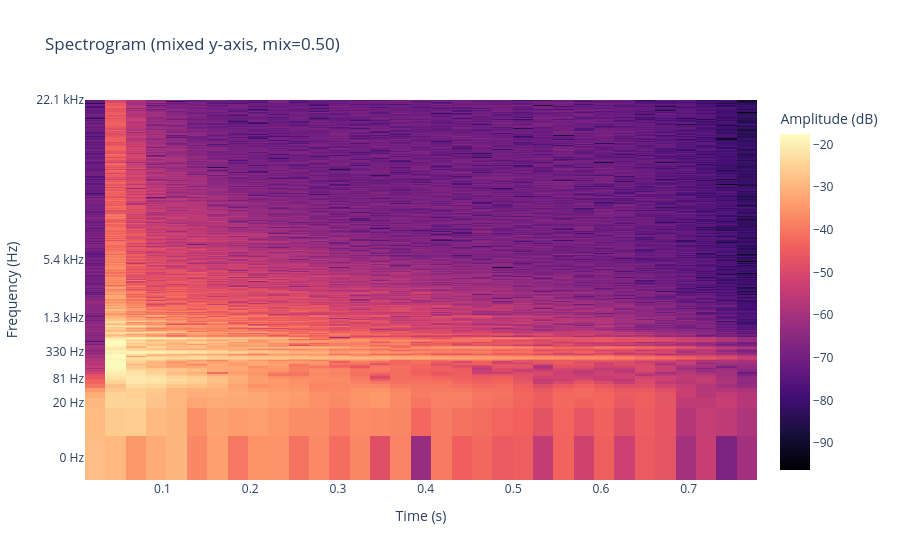

The notebook cell saved with this chart:
### Code cell
from audiospylt.audio_utils import plot_spectrogram

# Spectrogram parameters (allowed ranges/examples inline):
# y_axis_mode: 'linear' | 'log' | 'mel' | 'mixed'
# y_axis_mix: [0,1] only used when y_axis_mode='mixed' (0=linear spacing, 1=log-like spacing)
# mixed_log_floor_hz: >0 only used when y_axis_mode='mixed' (prevents log singularity near 0 Hz)
# n_fft: >0 (e.g., 1024/2048/4096)
# window_type: scipy window name (e.g., 'hann','hamming','blackman')
# overlap: [0, <0.95) fraction of window (0.75 = 75% overlap)
# oversample_factor: >=1.0 zero-padding multiplier (1.0 = none)
# mel_bins: >0 (typical 64/128/256) [used in 'mel' mode]
# mel_fmax: (0, Nyquist] [used in 'mel' mode]
# scaling: 'density' | 'spectrum'
# mode: 'magnitude' | 'psd'
# cmap: any Plotly colormap name
# show_plot: True/False to display

y_axis_mode = "mixed"         # choose 'linear' | 'log' | 'mel' | 'mixed'
y_axis_mix = 0.5              # 0..1 (only for 'mixed')
mixed_log_floor_hz = 1.0     # optional (only for 'mixed')

n_fft = 2048                  # FFT size; larger -> finer freq, coarser time
window_type = "hann"          # window shape
overlap = 0.5                # keep <0.95
oversample_factor = 2.0       # >=1.0; 2.0 pads FFT
mel_bins = 128                # mel bands (only for 'mel')
mel_fmax = sample_rate / 2    # cap at Nyquist (only for 'mel')
scaling = "density"           # power scaling
mode = "magnitude"            # or 'psd'
cmap = "Magma"               # Plotly colormap name; e.g. "Magma" or "Viridis"
show_plot = True              # display figure

fig, spec_info = plot_spectrogram(
    cut_audio_data,
    sample_rate,
    y_axis_mode=y_axis_mode,
    y_axis_mix=y_axis_mix,
    mixed_log_floor_hz=mixed_log_floor_hz,
    n_fft=n_fft,
    window_type=window_type,
    overlap=overlap,
    oversample_factor=oversample_factor,
    mel_bins=mel_bins,
    mel_fmax=mel_fmax,
    scaling=scaling,
    mode=mode,
    cmap=cmap,
    show=show_plot,
)

### Figure 1 — Plotly figure (JSON) as saved in the notebook; plotly's stock layout.template omitted (floating-point values rounded to 4 significant figures; data arrays with more than 128 entries replaced by an {"elided": "..."} marker saying what was removed)
{"data": [{"coloraxis": "coloraxis", "hovertemplate": "Time (s): %{x}<br>Frequency (Hz): %{y}<br>Amplitude (dB): %{z}<extra></extra>", "name": "0", "type": "heatmap", "x": [0.02322, 0.04644, 0.06966, 0.09288, 0.1161, 0.1393, 0.1625, 0.1858, 0.209, 0.2322, 0.2554, 0.2786, 0.3019, 0.3251, 0.3483, 0.3715, 0.3947, 0.418, 0.4412, 0.4644, 0.4876, 0.5108, 0.5341, 0.5573, 0.5805, 0.6037, 0.6269, 0.6502, 0.6734, 0.6966, 0.7198, 0.743, 0.7663], "xaxis": "x", "y": {"elided": "2049 float values"}, "yaxis": "y", "z": {"elided": "2049x33 float values"}}], "layout": {"coloraxis": {"colorbar": {"title": {"text": "Amplitude (dB)"}}, "colorscale": [[0, "#000004"], [0.1111, "#180f3d"], [0.2222, "#440f76"], [0.3333, "#721f81"], [0.4444, "#9e2f7f"], [0.5556, "#cd4071"], [0.6667, "#f1605d"], [0.7778, "#fd9668"], [0.8889, "#feca8d"], [1, "#fcfdbf"]]}, "title": {"text": "Spectrogram (mixed y-axis, mix=0.50)"}, "xaxis": {"anchor": "y", "domain": [0, 1], "title": {"text": "Time (s)"}}, "yaxis": {"anchor": "x", "autorange": true, "domain": [0, 1], "tickmode": "array", "ticktext": ["0 Hz", "20 Hz", "81 Hz", "330 Hz", "1.3 kHz", "5.4 kHz", "22.1 kHz"], "tickvals": [0.0, 3366.0, 4901.0, 6560.0, 8606.0, 12200.0, 22050.0], "title": {"text": "Frequency (Hz)"}, "type": "linear"}}}
